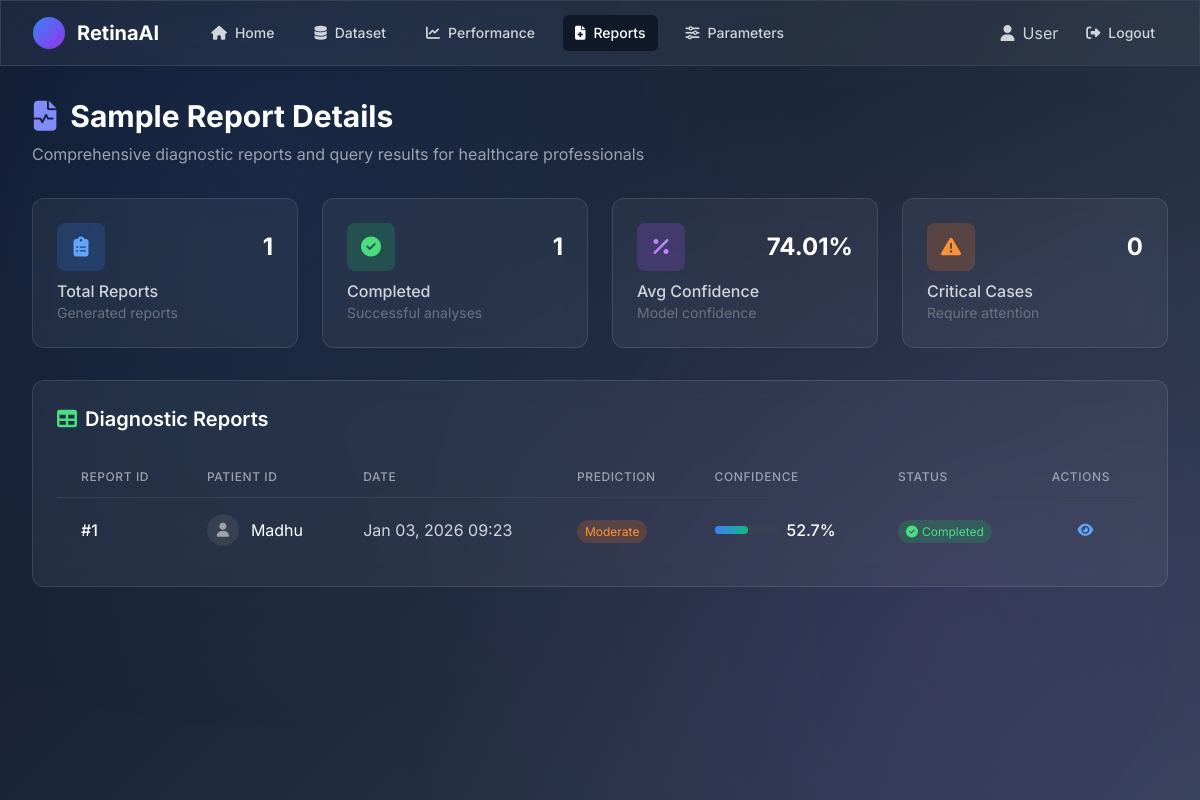
Screenshot of /prediction/report/ (signed in) with the database file from the repository.
### prediction/models.py (models this page shows, shortened)
class UserAnalysis(models.Model):
    user = models.ForeignKey(CustomUser, on_delete=models.CASCADE, null=True, blank=True)
    prediction_result = models.CharField(max_length=50)
    confidence_scores = models.FloatField(null=True, blank=True)
    date = models.DateTimeField(auto_now_add=True)
    session_id = models.CharField(max_length=100, null=True, blank=True)

class CustomUser(AbstractUser):
    first_name = models.CharField(max_length=30, blank=True, help_text="First name of the user")
    last_name = models.CharField(max_length=30, blank=True, help_text="Last name of the user")
    age = models.IntegerField(null=True, blank=True, help_text="Age of the user")
    gender = models.CharField(
        max_length=10,
        choices=[
            ('male', 'Male'),
            ('female', 'Female'),
            ('other', 'Other'),
        ],
        null=True,
        blank=True,
        help_text="Gender of the user"
    )
    created_at = models.DateTimeField(auto_now_add=True)
    updated_at = models.DateTimeField(auto_now=True)

### prediction/views.py (the view)
# urls.py: path('report/', views.report_view, name='report'),
@login_required
def report_view(request):
    from .models import UserAnalysis
    if not request.user.is_authenticated:
        return redirect('prediction:login')
    user_analyses = UserAnalysis.objects.filter(user=request.user).order_by('-date')[:50]
    total_reports = user_analyses.count()
    completed_reports = total_reports  # All are completed in this simple version
    pending_reports = 0
    return render(request, 'prediction/report.html', {
        'user': request.user,
        'user_analyses': user_analyses,
        'total_reports': total_reports,
        'completed_reports': completed_reports,
        'pending_reports': pending_reports,
        'request': request
    })

### prediction/context_processors.py (called while the page is built)
def user_context(request):
    return {
        'user': getattr(request, 'user', None)
    }

### templates/prediction/report.html (shortened to what this page needs)
{% load static %}
<!DOCTYPE html>
<html lang="en">
<head>
    <script src="https://cdn.tailwindcss.com"></script>
    <link rel="stylesheet" href="https://cdnjs.cloudflare.com/ajax/libs/font-awesome/6.4.0/css/all.min.css">
</head>
<body>
    <div class="neural-bg"></div>
    <nav class="glass-morphism border-b border-gray-700">
        <div class="max-w-7xl mx-auto px-4 sm:px-6 lg:px-8">
            <div class="flex items-center justify-between h-16">
                <div class="flex items-center">
                    <div class="flex-shrink-0">
                        <div class="flex items-center">
                            <div class="w-8 h-8 bg-gradient-to-br from-blue-500 to-purple-600 rounded-full mr-3"></div>
                            <span class="text-white font-bold text-xl">RetinaAI</span>
                        </div>
                    </div>
                    <div class="hidden md:block ml-10">
                        <div class="flex items-baseline space-x-4">
                            <a href="{% url 'prediction:home' %}" class="text-gray-300 hover:text-white px-3 py-2 rounded-md text-sm font-medium">
                                <i class="fas fa-home mr-2"></i>Home
                            </a>
                            <a href="{% url 'prediction:dataset' %}" class="text-gray-300 hover:text-white px-3 py-2 rounded-md text-sm font-medium">
                                <i class="fas fa-database mr-2"></i>Dataset
                            </a>
                            <a href="{% url 'prediction:performance' %}" class="text-gray-300 hover:text-white px-3 py-2 rounded-md text-sm font-medium">
                                <i class="fas fa-chart-line mr-2"></i>Performance
                            </a>
                            <a href="{% url 'prediction:report' %}" class="text-white bg-gray-900 px-3 py-2 rounded-md text-sm font-medium">
                                <i class="fas fa-file-medical mr-2"></i>Reports
                            </a>
                            <a href="{% url 'prediction:parameters' %}" class="text-gray-300 hover:text-white px-3 py-2 rounded-md text-sm font-medium">
                                <i class="fas fa-sliders-h mr-2"></i>Parameters
                            </a>
                        </div>
                    </div>
                </div>
                <div class="flex items-center">
                    <span class="text-gray-300 mr-4">
                        <i class="fas fa-user mr-2"></i>{{ request.session.username|default:"User" }}
                    </span>
                    <a href="{% url 'prediction:logout' %}" class="text-gray-300 hover:text-white px-3 py-2 rounded-md text-sm font-medium">
                        <i class="fas fa-sign-out-alt mr-2"></i>Logout
                    </a>
                </div>
            </div>
        </div>
    </nav>
    <div class="max-w-7xl mx-auto px-4 sm:px-6 lg:px-8 pt-8 pb-6">
        <div class="mb-8">
            <h1 class="text-3xl font-bold text-white mb-2">
                <i class="fas fa-file-medical-alt mr-3 text-indigo-400"></i>Sample Report Details
            </h1>
            <p class="text-gray-400">Comprehensive diagnostic reports and query results for healthcare professionals</p>
        </div>
        <div class="grid grid-cols-1 md:grid-cols-4 gap-6 mb-8">
            <div class="glass-morphism rounded-xl p-6">
                <div class="flex items-center justify-between mb-2">
                    <div class="w-12 h-12 bg-blue-500/20 rounded-lg flex items-center justify-center">
                        <i class="fas fa-clipboard-list text-blue-400 text-xl"></i>
                    </div>
                    <span class="text-2xl font-bold text-white">{{ user_analyses|length }}</span>
                </div>
                <h3 class="text-gray-300 font-medium">Total Reports</h3>
                <p class="text-gray-500 text-sm">Generated reports</p>
            </div>
            <div class="glass-morphism rounded-xl p-6">
                <div class="flex items-center justify-between mb-2">
                    <div class="w-12 h-12 bg-green-500/20 rounded-lg flex items-center justify-center">
                        <i class="fas fa-check-circle text-green-400 text-xl"></i>
                    </div>
                    <span class="text-2xl font-bold text-white">{{ user_analyses|length }}</span>
                </div>
                <h3 class="text-gray-300 font-medium">Completed</h3>
                <p class="text-gray-500 text-sm">Successful analyses</p>
            </div>
            <div class="glass-morphism rounded-xl p-6">
                <div class="flex items-center justify-between mb-2">
                    <div class="w-12 h-12 bg-purple-500/20 rounded-lg flex items-center justify-center">
                        <i class="fas fa-percentage text-purple-400 text-xl"></i>
                    </div>
                    <span class="text-2xl font-bold text-white">74.01%</span>
                </div>
                <h3 class="text-gray-300 font-medium">Avg Confidence</h3>
                <p class="text-gray-500 text-sm">Model confidence</p>
            </div>
            <div class="glass-morphism rounded-xl p-6">
                <div class="flex items-center justify-between mb-2">
                    <div class="w-12 h-12 bg-orange-500/20 rounded-lg flex items-center justify-center">
                        <i class="fas fa-exclamation-triangle text-orange-400 text-xl"></i>
                    </div>
                    <span class="text-2xl font-bold text-white">0</span>
                </div>
                <h3 class="text-gray-300 font-medium">Critical Cases</h3>
                <p class="text-gray-500 text-sm">Require attention</p>
            </div>
        </div>
        <div class="glass-morphism rounded-xl p-6">
            <div class="flex justify-between items-center mb-6">
                <h2 class="text-xl font-semibold text-white">
                    <i class="fas fa-table mr-2 text-green-400"></i>Diagnostic Reports
                </h2>
                            </div>
            <div class="overflow-x-auto">
                <table class="min-w-full divide-y divide-gray-700">
                    <thead>
                        <tr>
                            <th class="px-6 py-3 text-left text-xs font-medium text-gray-400 uppercase tracking-wider">Report ID</th>
                            <th class="px-6 py-3 text-left text-xs font-medium text-gray-400 uppercase tracking-wider">Patient ID</th>
                            <th class="px-6 py-3 text-left text-xs font-medium text-gray-400 uppercase tracking-wider">Date</th>
                            <th class="px-6 py-3 text-left text-xs font-medium text-gray-400 uppercase tracking-wider">Prediction</th>
                            <th class="px-6 py-3 text-left text-xs font-medium text-gray-400 uppercase tracking-wider">Confidence</th>
                            <th class="px-6 py-3 text-left text-xs font-medium text-gray-400 uppercase tracking-wider">Status</th>
                            <th class="px-6 py-3 text-left text-xs font-medium text-gray-400 uppercase tracking-wider">Actions</th>
                        </tr>
                    </thead>
                    <tbody class="divide-y divide-gray-700">
                        {% for analysis in user_analyses %}
                        {% with confidence_value=analysis.confidence_scores|default:0 %}
                        <tr class="hover:bg-gray-800/50 transition-colors">
                            <td class="px-6 py-4 whitespace-nowrap">
                                <span class="text-white font-medium">#{{ forloop.counter }}</span>
                            </td>
                            <td class="px-6 py-4 whitespace-nowrap">
                                <div class="flex items-center">
                                    <div class="w-8 h-8 bg-gray-700 rounded-full flex items-center justify-center mr-3">
                                        <i class="fas fa-user text-gray-400 text-sm"></i>
                                    </div>
                                    <span class="text-white">{{ user.username|default:"User" }}</span>
                                </div>
                            </td>
                            <td class="px-6 py-4 whitespace-nowrap text-gray-300">
                                {% if analysis.date %}{{ analysis.date|date:"M d, Y H:i" }}{% else %}No date{% endif %}
                            </td>
                            <td class="px-6 py-4 whitespace-nowrap">
                                {% if analysis.prediction_result == 'No DR' %}
                                    <span class="px-2 py-1 text-xs rounded-full bg-green-500/20 text-green-400">No DR</span>
                                {% elif analysis.prediction_result == 'Mild' %}
                                    <span class="px-2 py-1 text-xs rounded-full bg-yellow-500/20 text-yellow-400">Mild</span>
                                {% elif analysis.prediction_result == 'Moderate' %}
                                    <span class="px-2 py-1 text-xs rounded-full bg-orange-500/20 text-orange-400">Moderate</span>
                                {% elif analysis.prediction_result == 'Severe' %}
                                    <span class="px-2 py-1 text-xs rounded-full bg-red-500/20 text-red-400">Severe</span>
                                {% else %}
                                    <span class="px-2 py-1 text-xs rounded-full bg-purple-500/20 text-purple-400">{{ analysis.prediction_result }}</span>
                                {% endif %}
                            </td>
                            <td class="px-6 py-4 whitespace-nowrap">
                                <div class="flex items-center">
                                    {% if confidence_value is string %}
                                        <span class="text-white font-medium">N/A</span>
                                    {% else %}
                                        <div class="w-16 bg-gray-700 rounded-full h-2 mr-2 relative">
                                            <div class="confidence-bar transition-all duration-500 absolute top-0 left-0 h-full"
                                                 data-confidence="{{ confidence_value|default:0|floatformat:0 }}"></div>
                                        </div>
                                        <span class="text-white font-medium">{{ confidence_value|default:0|floatformat:1 }}%</span>
                                    {% endif %}
                                </div>
                            </td>
                            <td class="px-6 py-4 whitespace-nowrap">
                                <span class="px-2 py-1 text-xs rounded-full bg-green-500/20 text-green-400">
                                    <i class="fas fa-check-circle mr-1"></i>Completed
                                </span>
                            </td>
                            <td class="px-6 py-4 whitespace-nowrap text-sm text-center">
                                <button class="view-report-btn text-blue-400 hover:text-blue-300" title="View Details"
                                        data-report-id="{{ forloop.counter }}"
                                        data-classification="{{ analysis.prediction_result|default:'No DR' }}"
                                        data-confidence="{{ confidence_value|default:0|floatformat:1 }}"
                                        data-date="{{ analysis.date|default:'2024-01-15' }}">
                                    <i class="fas fa-eye"></i>
                                </button>
                            </td>
                        </tr>
                        {% endwith %}
                        {% endfor %}
                    </tbody>
                </table>
            </div>
        </div>
            </div>
</body>
</html>

### templates/prediction/report.html (style rules this page uses)
* { margin: 0; padding: 0; box-sizing: border-box; }
body { font-family: 'Inter', sans-serif; background: linear-gradient(135deg, #0f172a 0%, #1e293b 50%, #334155 100%); min-height: 100vh; margin: 0; padding: 0; }
.glass-morphism { background: rgba(255, 255, 255, 0.05); backdrop-filter: blur(10px); border: 1px solid rgba(255, 255, 255, 0.1); }
.neural-bg { position: fixed; top: 0; left: 0; width: 100%; height: 100%; background: radial-gradient(circle at 20% 20%, rgba(59, 130, 246, 0.1) 0%, transparent 50%), radial-gradient(circle at 80% 80%, rgba(168, 85, 247, 0.1) 0%, transparent 50%); z-index: -1; }
.confidence-bar { background: linear-gradient(to right, #3b82f6, #10b981); height: 0.5rem; border-radius: 9999px; transition: width 0.5s ease-in-out; }

### rows the page displays
UserAnalysis: date "Jan 03, 2026 09:23", prediction_result "Moderate", confidence_scores "52.7"
CustomUser: username "Madhu"

### other values shown
{{ request.session.username|default:"User" }} "User"
{{ user_analyses|length }} "1"
